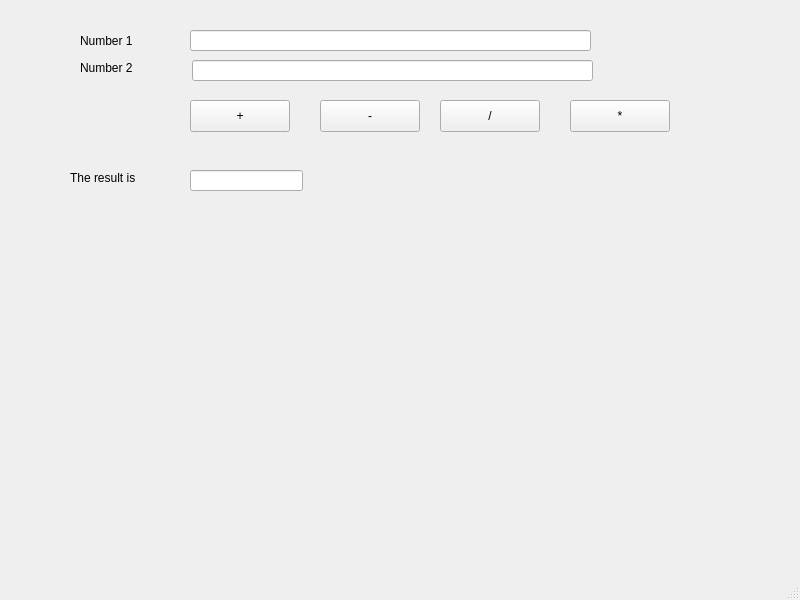
<?xml version="1.0" encoding="UTF-8"?>
<ui version="4.0">
 <class>MainWindow</class>
 <widget class="QMainWindow" name="MainWindow">
  <property name="geometry">
   <rect>
    <x>0</x>
    <y>0</y>
    <width>800</width>
    <height>600</height>
   </rect>
  </property>
  <property name="windowTitle">
   <string>MainWindow</string>
  </property>
  <widget class="QWidget" name="centralwidget">
   <widget class="QLabel" name="label">
    <property name="geometry">
     <rect>
      <x>80</x>
      <y>30</y>
      <width>151</width>
      <height>21</height>
     </rect>
    </property>
    <property name="text">
     <string>Number 1</string>
    </property>
   </widget>
   <widget class="QLabel" name="label_2">
    <property name="geometry">
     <rect>
      <x>80</x>
      <y>60</y>
      <width>181</width>
      <height>16</height>
     </rect>
    </property>
    <property name="text">
     <string>Number 2</string>
    </property>
   </widget>
   <widget class="QLineEdit" name="txtFirstNum">
    <property name="geometry">
     <rect>
      <x>190</x>
      <y>30</y>
      <width>401</width>
      <height>21</height>
     </rect>
    </property>
   </widget>
   <widget class="QLineEdit" name="txtSecoundNum">
    <property name="geometry">
     <rect>
      <x>192</x>
      <y>60</y>
      <width>401</width>
      <height>21</height>
     </rect>
    </property>
   </widget>
   <widget class="QPushButton" name="pushButton">
    <property name="geometry">
     <rect>
      <x>190</x>
      <y>100</y>
      <width>100</width>
      <height>32</height>
     </rect>
    </property>
    <property name="text">
     <string>+</string>
    </property>
   </widget>
   <widget class="QPushButton" name="pushButton_2">
    <property name="geometry">
     <rect>
      <x>320</x>
      <y>100</y>
      <width>100</width>
      <height>32</height>
     </rect>
    </property>
    <property name="text">
     <string>-</string>
    </property>
   </widget>
   <widget class="QPushButton" name="pushButton_3">
    <property name="geometry">
     <rect>
      <x>440</x>
      <y>100</y>
      <width>100</width>
      <height>32</height>
     </rect>
    </property>
    <property name="text">
     <string>/</string>
    </property>
   </widget>
   <widget class="QPushButton" name="pushButton_4">
    <property name="geometry">
     <rect>
      <x>570</x>
      <y>100</y>
      <width>100</width>
      <height>32</height>
     </rect>
    </property>
    <property name="text">
     <string>*</string>
    </property>
   </widget>
   <widget class="QLineEdit" name="txtResult">
    <property name="geometry">
     <rect>
      <x>190</x>
      <y>170</y>
      <width>113</width>
      <height>21</height>
     </rect>
    </property>
   </widget>
   <widget class="QLabel" name="label_3">
    <property name="geometry">
     <rect>
      <x>70</x>
      <y>170</y>
      <width>81</width>
      <height>16</height>
     </rect>
    </property>
    <property name="text">
     <string>The result is</string>
    </property>
   </widget>
  </widget>
  <widget class="QMenuBar" name="menubar">
   <property name="geometry">
    <rect>
     <x>0</x>
     <y>0</y>
     <width>800</width>
     <height>37</height>
    </rect>
   </property>
  </widget>
  <widget class="QStatusBar" name="statusbar"/>
 </widget>
 <resources/>
 <connections/>
</ui>
